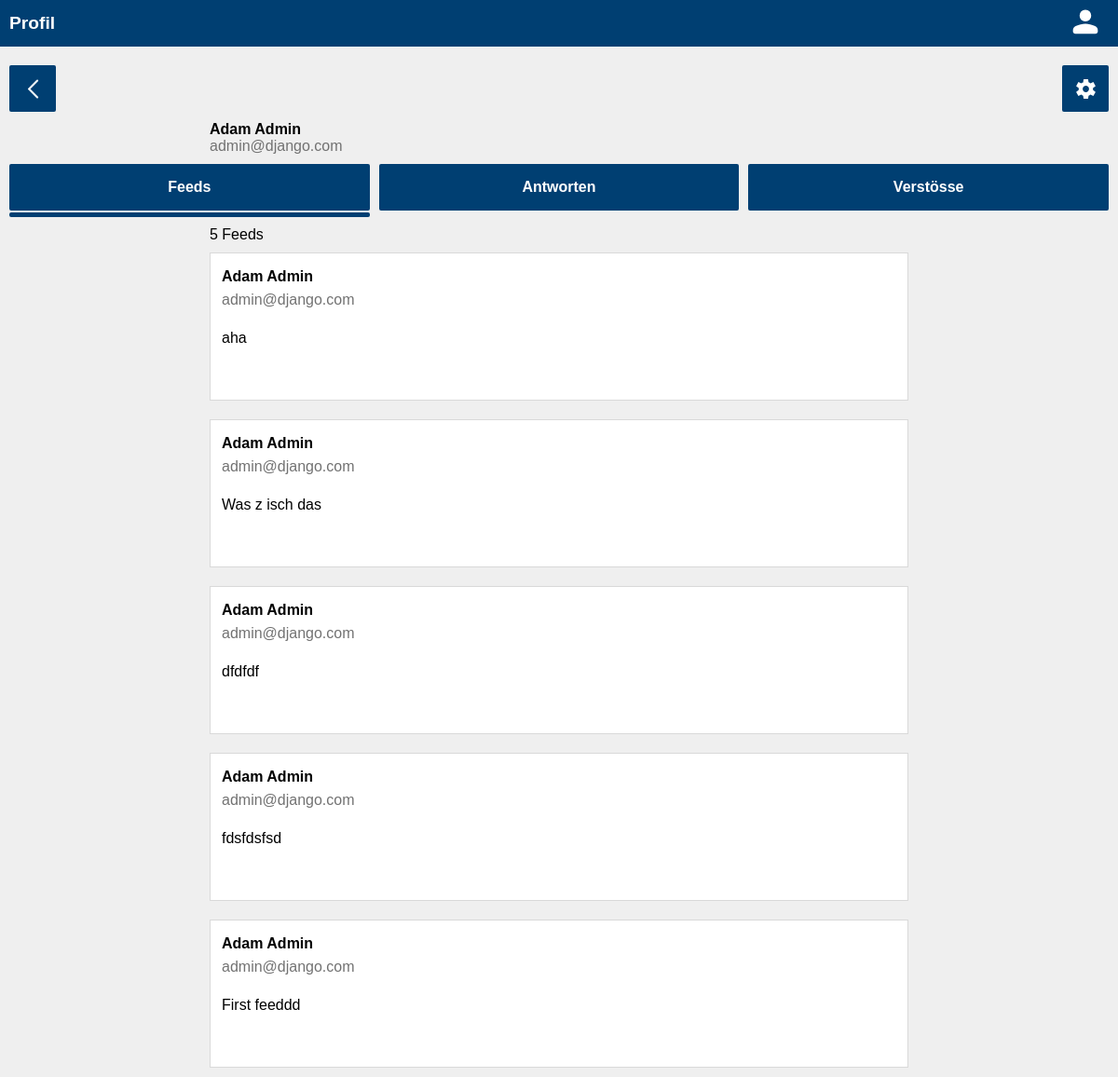
The page /users/1 (signed in) on the database as committed earlier.
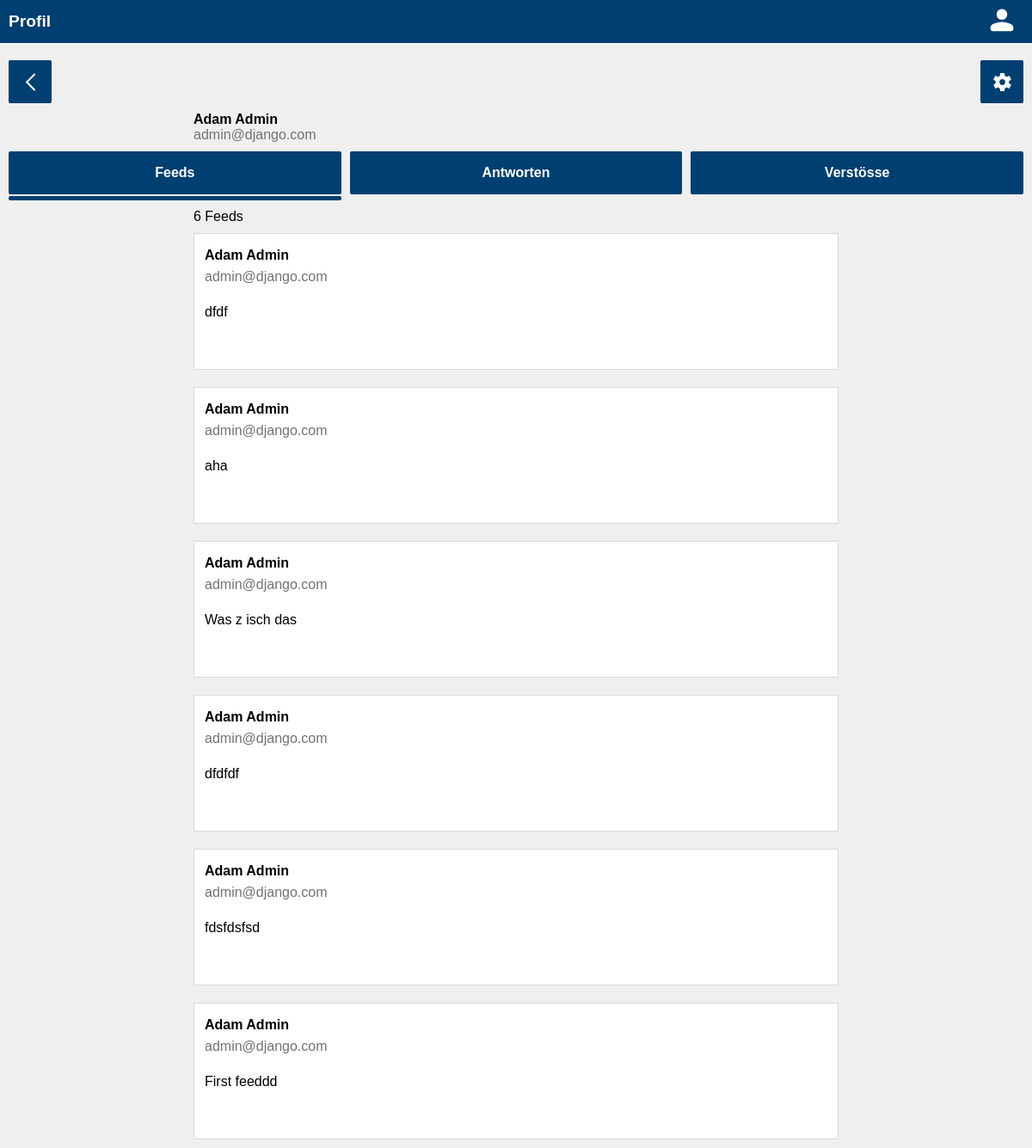
The same page on the database as committed later.
### authentication/models.py (models this page shows)
class User(AbstractUser):
    first_name = models.CharField(max_length=100, verbose_name=_("Vorname"))
    last_name = models.CharField(max_length=100, verbose_name=_("Nachname"))
    username = models.EmailField(unique=True, verbose_name="Benutzername")
    email = models.EmailField(unique=True, verbose_name="E-Mail Adresse")
    USERNAME_FIELD = "email"
    REQUIRED_FIELDS = ["username"]
    birthdate = models.DateField(null=True, verbose_name=_("Geburtsdatum"))
    verified = models.BooleanField(null=True)

### feeds/models.py (models this page shows, shortened)
class Feed(models.Model):
    text = models.TextField(max_length=200)
    published_date = models.DateTimeField(auto_now_add=True, verbose_name=_("Veröffentlicht"))
    author = models.ForeignKey(
        User,
        on_delete=models.CASCADE,
        related_name="feeds",
    )
    class Meta:
        ordering = ["-published_date", "-id"]

### authentication/views.py (the view)
# urls.py: path("users/<int:pk>", UserView.as_view(), name="user"),
class UserView(generic.DetailView):
    model = User
    template_name = "authentication/user.html"

### authentication/templates/authentication/user.html (shortened to what this page needs)
{% load static %}
{% load i18n %}
<!DOCTYPE html>
<html lang="en">
<head>
    <link rel="stylesheet" href="{% static 'global.css' %}">
    <link rel="stylesheet" href="{% static 'header.css' %}">
    <link rel="stylesheet" href="{% static 'users.css' %}">
    <link rel="stylesheet" href="{% static 'style.css' %}">
    <link rel="stylesheet" href="{% static 'feeds.css' %}">
</head>
<body>
<header>
    <div class="grid-header">
        <h1 class="title">{% translate "Profil" %}</h1>
        <div class="profile">
            <a href="{% url 'user' request.user.id %}"><img src="{% static 'svgs/account.svg' %}" height="40px"/></a>
        </div>
    </div>
</header>
<main>
    {% if request.user.id == user.id or perms.authentication.view_user %}
        <div class="grid-buttons grid-buttons-user">
            <a href="{% url 'feeds' %}" class="crud-button back">
                <img src="{% static 'svgs/back.svg' %}" height="25px"/>
            </a>
            {% if request.user.id == user.id or perms.authentication.change_user %}
                <a href="{% url 'user_update' user.id %}" class="crud-button update">
                    <img src="{% static 'svgs/settings.svg' %}" height="25px"/>
                </a>
            {% endif %}
        </div>
        <div>
            <div class="user">
                <div class="fulname-container">
                    {% if user.first_name != "" and user.last_name %}
                        <p class="fulname">{{ user.first_name }} {{ user.last_name }}</p>
                    {% else %}
                        <p class="fulname">{% translate "Unbekannt" %}</p>
                    {% endif %}
                </div>
                <p class="email">{{ user.email }}</p>
            </div>
        </div>
        <div class="grid-tab feeds">
            <a class="tab">
                {% translate "Feeds" %}
            </a>
            <a href="{% url 'user_commentaries' user.id %}" class="tab replies">
                {% translate "Antworten" %}
            </a>
            <a href="{% url 'user_warns' user.id %}" class="tab warns">
                {% translate "Verstösse" %}
            </a>
            <div class="current">
            </div>
        </div>
        <div class="count">
            {% if user.feeds.count > 1 or user.feeds.count < 1 %}
                <p>{{ user.feeds.count }} {% translate "Feeds" %}</p>
            {% else %}
                <p>{{ user.feeds.count }} {% translate "Feed" %}</p>
            {% endif %}
        </div>
        <div class="grid-feeds">
        {% for feed in user.feeds.all %}
            {% if feed.author.id == user.id %}
                <a href={% url 'feed' feed.id %}>
                    <div class="card feed">
                        <div class="author">
                            <div class="fulname-container">
                                {% if feed.author.first_name != "" and feed.author.last_name != "" %}
                                    <p class="fulname">{{ feed.author.first_name }} {{ feed.author.last_name }}</p>
                                {% else %}
                                    <p class="fulname">{% translate "Unbekannt" %}</p>
                                {% endif %}
                            </div>
                            <p class="email">{{ feed.author.email }}</p>
                        </div>
                        <div class="text">
                            <p>{{ feed.text }}</p>
                        </div>
                    </div>
                </a>
            {% endif %}
        {% endfor %}
    {% else %}
        <div class="no-perm">
            <p>{% translate "Zugriff verweigert" %}</p>
        </div>
    {% endif %}
</main>
</body>

Rows that differ between the two databases and show on the page:
computed for User "Adam": feeds.count "5" → "6"
added Feed: author.first_name "Adam", author.last_name "Admin", author.email "admin@django.com", text "dfdf"
